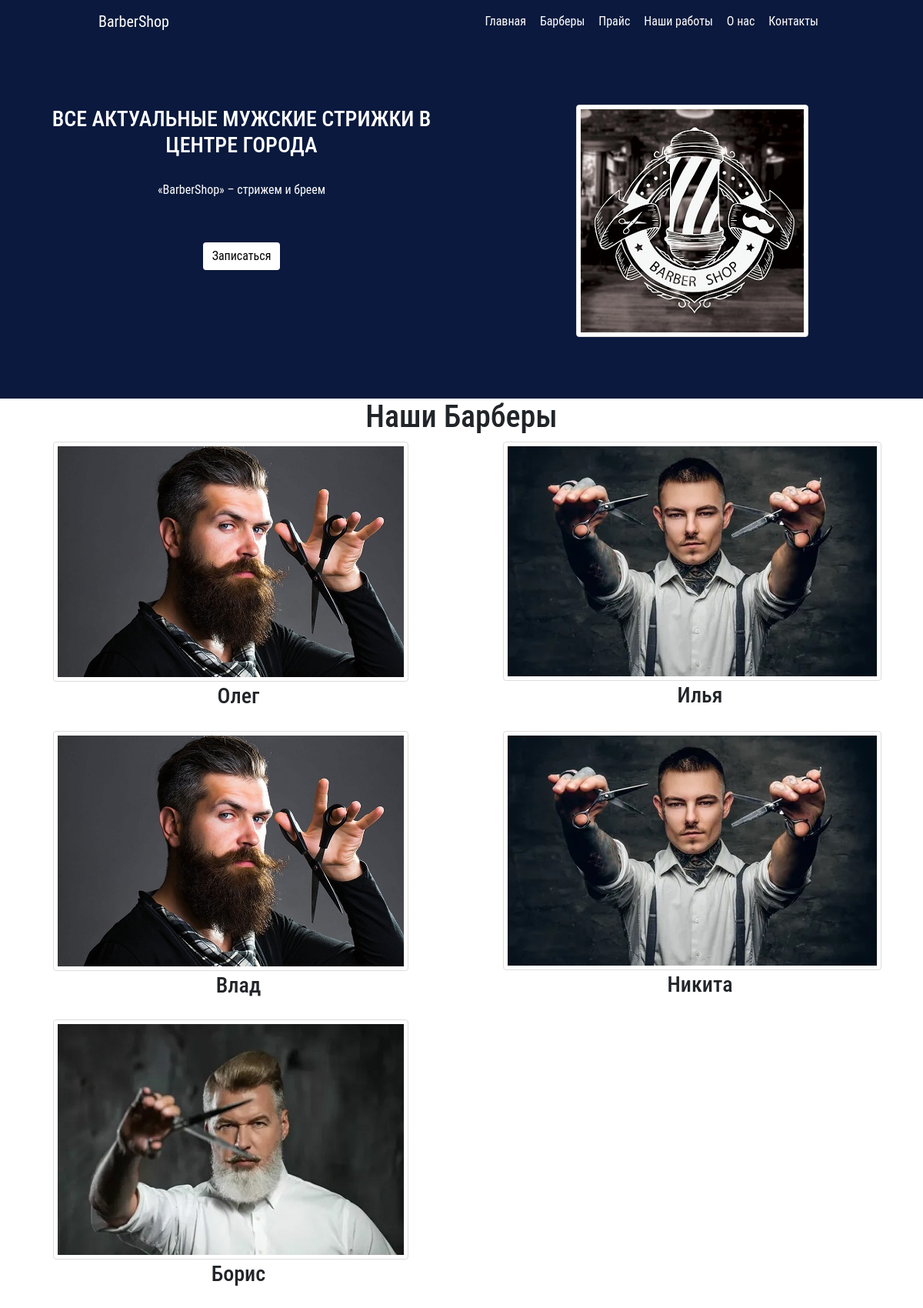
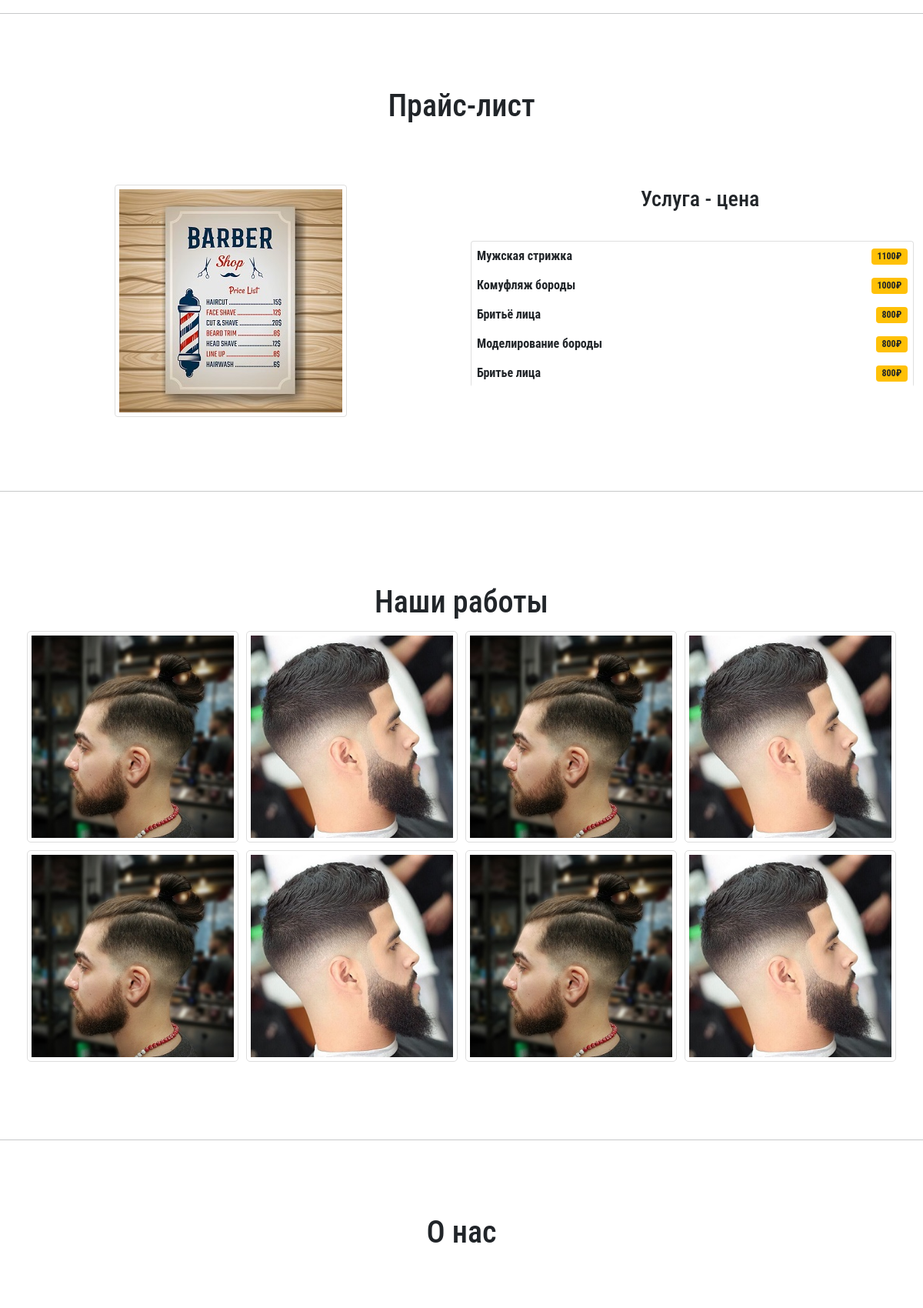
The page / (upper part) on the database its author committed (2 pictures, top to bottom).
### barbershop/models.py (models this page shows, shortened)
class Barbers(models.Model):
    barber_name = models.CharField(max_length=100, db_index=True, verbose_name="Имя")
    barber_image = models.ImageField(upload_to='barbers/images/')
    created = models.DateTimeField(auto_now_add=True, verbose_name="Был добавлен")
    class Meta:
        verbose_name = 'Барбера'
        verbose_name_plural = 'Барберы'
        ordering = ['-created']

class Price(models.Model):
    service = models.CharField(max_length=200, db_index=True, verbose_name="Название услуги")
    price = models.IntegerField(default=0, null=True, blank=True, verbose_name="Цена")
    class Meta:
        verbose_name = 'Стрижка'
        verbose_name_plural = 'Прайс-лист'
        ordering = ['-price']

class Portfolio(models.Model):
    image_small = models.ImageField(upload_to='portfolio/images/', blank=True, null=True, verbose_name="Фото маленькое")
    image_big = models.ImageField(upload_to='portfolio/images/', blank=True, null=True, verbose_name="Фото большое")
    end_photo_title = models.CharField(max_length=200, blank=True, null=True, verbose_name="Название большого фото")
    barber = models.ForeignKey(Barbers, on_delete=models.SET_NULL, blank=True, null=True, verbose_name="Барбер")
    class Meta:
        verbose_name = 'Фото мастера'
        verbose_name_plural = 'Фото мастеров'

### barbershop/views.py (the view)
# urls.py: path('', views.barbershop, name='barbershop')
def barbershop(request):
    barbers = Barbers.objects.all()
    price_list = Price.objects.all()
    portfolio = Portfolio.objects.all()
    dict_obj = {
        'barbers': barbers,
        'price_list': price_list,
        'portfolio': portfolio
    }
    return render(request, 'barbershop/barbershop.html', dict_obj)

### barbershop/templates/barbershop/barbershop.html (shortened to what this page needs)
{% extends 'barbershop/base.html' %}
{% load static %}
{% block content %}
<section id="barbers">
    <h1 class="text-center">Наши Барберы</h1>
    <div class="container-fluid" id="service-container">
        <div class="row" id="banner-row">
            {% for barber in barbers %}
            <div class="col-lg-6 col-md-12">
                <img
                src="{{ barber.barber_image.url }}"
                class="img-fluid rounded mx-auto d-block"
                alt="..."
                />
                <h3>{{ barber.barber_name }}</h3>
            </div>
            {% endfor %}
        </div>
    </div>
</section>
<hr />
<section id="price">
    <h1 class="text-center">Прайс-лист</h1>
    <div class="container-fluid" id="product-container">
      <div class="row" id="banner-row">
        <div class="col-md-6" id="about-col">
          <img
            class="img-responsive rounded mx-auto d-block"
            src="../../static/barbershop/price.jpg"
            alt=""
          />
        </div>
        <div class="col-lg-6 col-md-12" id="product-col2">
          <h3>Услуга - цена</h3>
          <ul class="list-group">
            {% for price in price_list %}
            <li class="list-group-item d-flex justify-content-between align-items-center">
                <b>{{ price.service }}</b>
              <span class="badge bg-warning text-dark">{{ price.price }}₽</span>
            </li>
            {% endfor %}
           </ul>
        </div>
      </div>
    </div>
</section>
<hr />
<section id="portfolio">
    <div class="container">
        <h1 class="h3 text-center my-4">
            <h1 class="text-center">Наши работы</h1>
            <div class="row">
                {% for port in portfolio %}
                <div class="col-lg-3 col-md-4 col-6 thumb">
                    <a data-fancybox="gallery" href="../../../media/portfolio/images/{{port.end_photo_title}}.jpg">
                        <img class="img-fluid" src="{{ port.image_small.url }}" alt="">
                    </a>
                </div>
                {% endfor %}
            </div>
    </div>
</section>
<hr />
<section id="about">
    <h1 class="text-center">О нас</h1>
</section>
{% endblock %}

### barbershop/static/css/style.css (style rules this page uses)
.thumb img { -webkit-filter: grayscale(0); filter: none; border-radius: 5px; background-color: #fff; border: 1px solid #ddd; padding: 5px; }
.thumb { padding: 5px; }
* { margin: 0; padding: 0; font-family: 'Roboto Condensed', sans-serif; }
#banner-row img { border-radius: 5px; background-color: #fff; border: 1px solid #ddd; padding: 5px; }
#banner-row h3, p { padding-left: 20px; padding-top: 2px; padding-bottom: 20px; text-align: center; }
#price { padding-top: 80px; padding-bottom: 80px; }
#price h1 { padding-bottom: 70px; }
#product-col2 ul { list-style-type: none; padding-top: 10px; height: 200px; overflow-y: scroll; }
#product-col2 ul li { padding: 7px; }
#portfolio { padding-top: 80px; padding-bottom: 80px; }
#about { padding-top: 80px; padding-bottom: 80px; }
#about h1 { padding-bottom: 70px; }

### rows shown on the page
Barbers: barber_image (picture), barber_name "Олег"
Barbers: barber_image (picture), barber_name "Илья"
Barbers: barber_image (picture), barber_name "Влад"
Barbers: barber_image (picture), barber_name "Никита"
Barbers: barber_image (picture), barber_name "Борис"
Price: service "Мужская стрижка", price "1100"
Price: service "Комуфляж бороды", price "1000"
Price: service "Бритьё лица", price "800"
Price: service "Моделирование бороды", price "800"
Price: service "Бритье лица", price "800"
Portfolio: image_small (picture)
Portfolio: image_small (picture)
Portfolio: image_small (picture)
Portfolio: image_small (picture)
Portfolio: image_small (picture)
Portfolio: image_small (picture)
Portfolio: image_small (picture)
Portfolio: image_small (picture)
